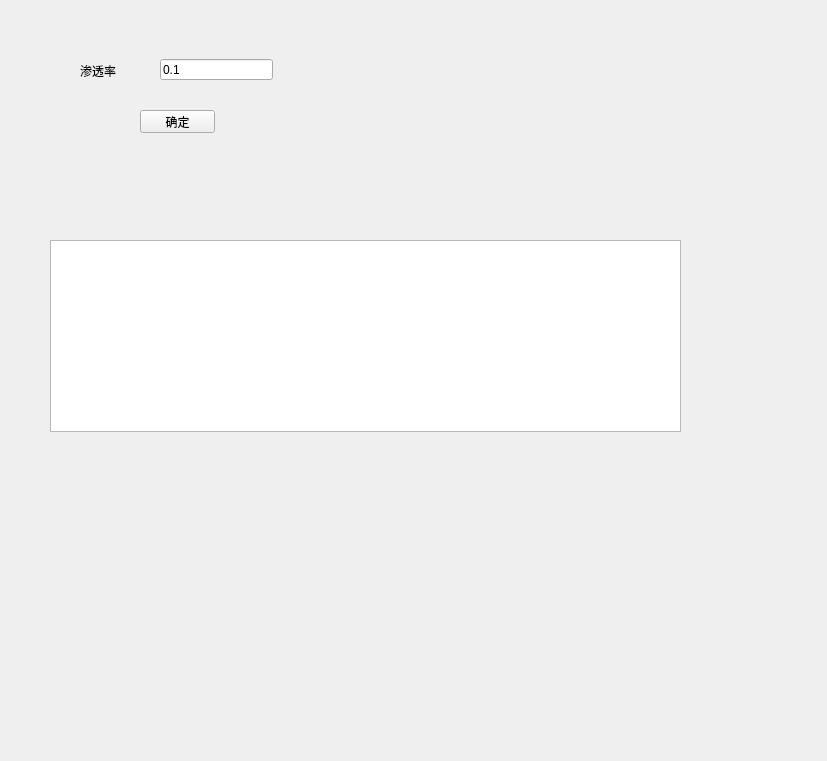
<?xml version="1.0" encoding="UTF-8"?>
<ui version="4.0">
 <class>Form</class>
 <widget class="QWidget" name="Form">
  <property name="geometry">
   <rect>
    <x>0</x>
    <y>0</y>
    <width>827</width>
    <height>761</height>
   </rect>
  </property>
  <property name="windowTitle">
   <string>st</string>
  </property>
  <widget class="QLineEdit" name="lineEdit">
   <property name="geometry">
    <rect>
     <x>160</x>
     <y>59</y>
     <width>113</width>
     <height>21</height>
    </rect>
   </property>
   <property name="text">
    <string>0.1</string>
   </property>
  </widget>
  <widget class="QLabel" name="label">
   <property name="geometry">
    <rect>
     <x>80</x>
     <y>55</y>
     <width>54</width>
     <height>31</height>
    </rect>
   </property>
   <property name="text">
    <string>渗透率</string>
   </property>
  </widget>
  <widget class="QPushButton" name="pushButton">
   <property name="geometry">
    <rect>
     <x>140</x>
     <y>110</y>
     <width>75</width>
     <height>23</height>
    </rect>
   </property>
   <property name="text">
    <string>确定</string>
   </property>
  </widget>
  <widget class="QGraphicsView" name="graphicsView">
   <property name="geometry">
    <rect>
     <x>50</x>
     <y>240</y>
     <width>631</width>
     <height>192</height>
    </rect>
   </property>
  </widget>
 </widget>
 <resources/>
 <connections/>
</ui>
